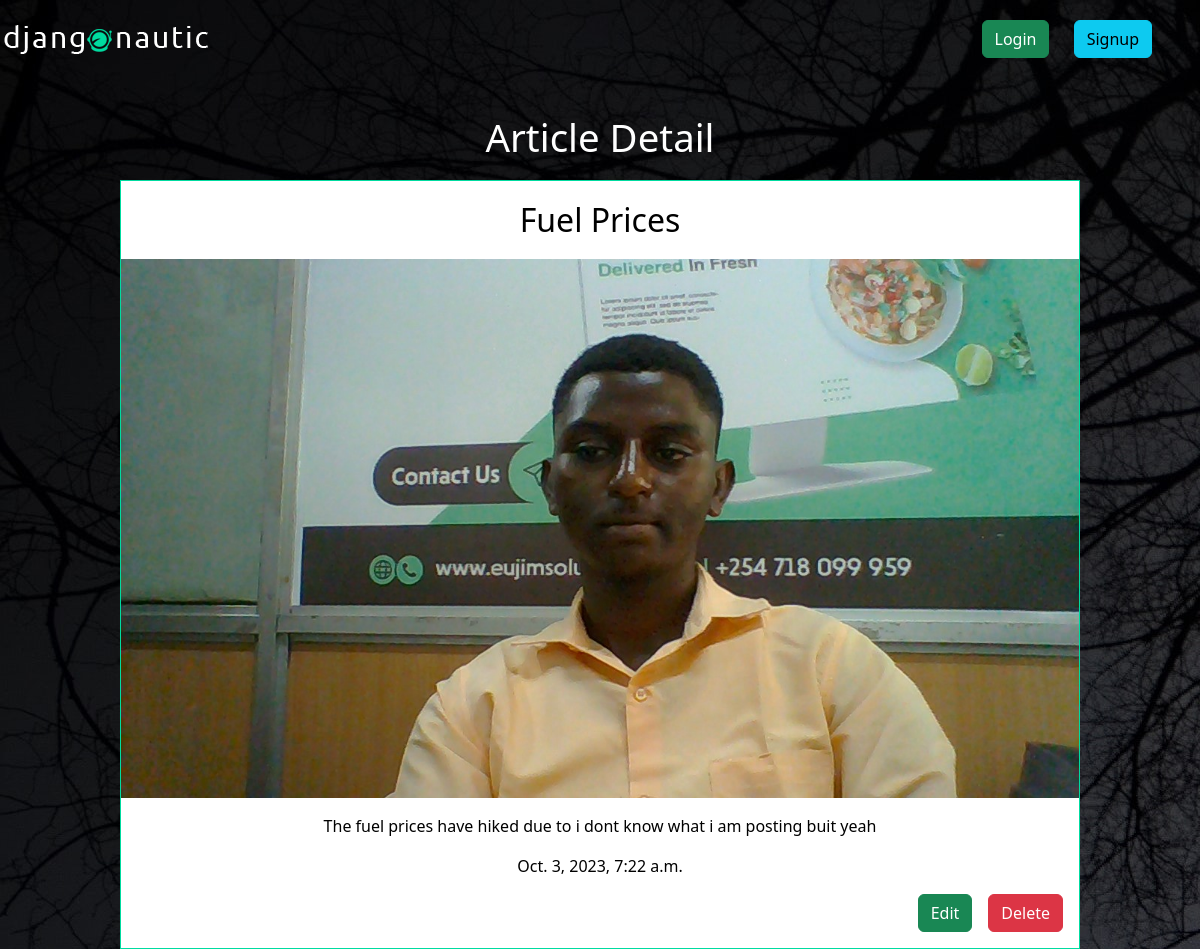
The app's page /articles/fuel-prices/ with its own data.
### articles/models.py (models this page shows, shortened)
class Article(models.Model):
    title = models.CharField(max_length=100)
    slug = models.SlugField()
    body = models.TextField()
    date = models.DateTimeField(auto_now_add=True)
    thumb = models.ImageField(default="default.png", blank=True)
    author = models.ForeignKey(User, default=None, on_delete=models.CASCADE)

### articles/views.py (the view)
# urls.py: path('<slug>/', article_detail, name='detail'),
def article_detail(request, slug):
    article = Article.objects.get(slug=slug)
    return render(request, 'articles/article_detail.html', {"article":article})

### articles/templates/articles/article_detail.html
{% extends 'base.html' %}
{% block content %}
    <h1>Article Detail</h1>
    <div class="article_detail">
        <div class="article">
            <h2>{{ article.title }}</h2>
            <img class="mb-3" src="..{{ article.thumb.url }}" width="100%">
            <p>{{ article.body }}</p>
            <p>{{ article.date }}</p>
            <div class="d-flex justify-content-end mb-3">
                <a href="{% url 'articles:edit' article.id %}" class="btn btn-success me-3 pr-5 pl-5">Edit</a>
                <a href="{% url 'articles:delete' article.id %}" class="btn btn-danger me-3">Delete</a>
            </div>
        </div>
    </div>
{% endblock %}

### articles/static/css/styles.css (style rules this page uses)
body { background-image: url(../img/dark.jpg); background-repeat: no-repeat; color: #fff; }
h1, h2, h3, h4, h5 { font-weight: normal; margin: 0; }
a { color: #fff; text-decoration: none; }
.wrapper h1 { text-align: center; margin: 20px auto; font-size: 2.4em; }
.article { padding: 10px; border: 1px solid #00dba0; position: relative; padding-bottom: 40px; background-color: #fff; color: black; }
.article h2 { font-size: 1.2em; color: black; }
.article_detail .article { padding: 0; }
.article_detail .article h2 { text-align: center; margin: 20px auto; font-size: 2em; }
.article_detail .article p { text-align: center; }

### records on screen
Article: title "Fuel Prices", thumb (placeholder picture), body "The fuel prices have hiked due to i dont know what i am posting buit yeah", date "Oct. 3, 2023, 7:22 a.m."
